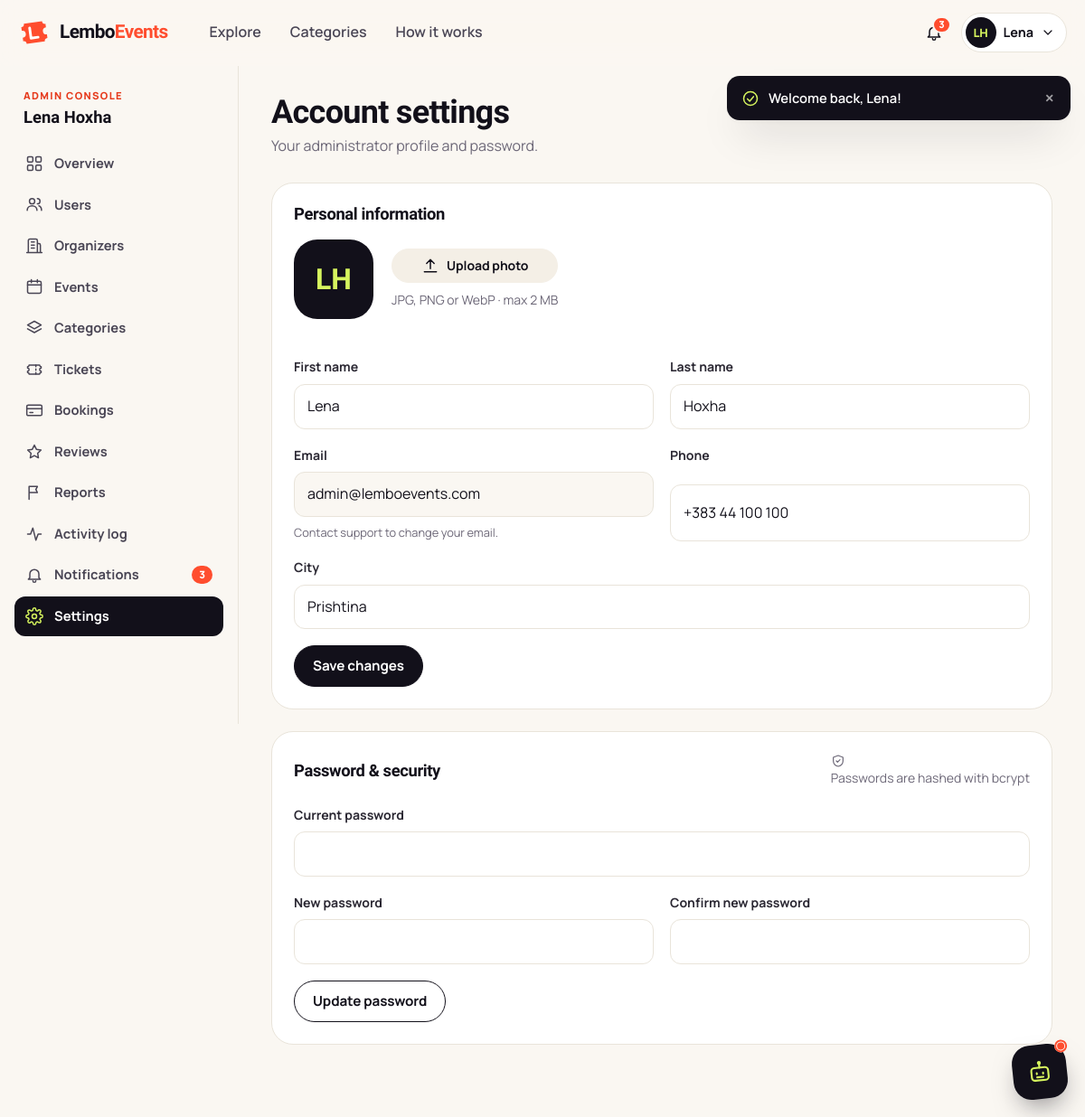
Screenshot of /admin/profile.php (signed in) with the database file from the repository.
### tables this page shows
CREATE TABLE users (
    id              INT UNSIGNED AUTO_INCREMENT PRIMARY KEY,
    role            ENUM('attendee','organizer','admin') NOT NULL DEFAULT 'attendee',
    first_name      VARCHAR(60)  NOT NULL,
    last_name       VARCHAR(60)  NOT NULL,
    email           VARCHAR(190) NOT NULL,
    password_hash   VARCHAR(255) NOT NULL,
    phone           VARCHAR(30)  NULL,
    city            VARCHAR(80)  NULL,
    avatar          VARCHAR(255) NULL,
    status          ENUM('active','suspended') NOT NULL DEFAULT 'active',
    suspended_reason VARCHAR(255) NULL,
    last_login_at   DATETIME NULL,
    created_at      DATETIME NOT NULL DEFAULT CURRENT_TIMESTAMP,
    updated_at      DATETIME NOT NULL DEFAULT CURRENT_TIMESTAMP ON UPDATE CURRENT_TIMESTAMP,
    UNIQUE KEY uq_users_email (email),
    KEY idx_users_role_status (role, status)
);

### includes/functions.php (called while the page is built, shortened)
<?php
function e($value): string
{
    return htmlspecialchars((string) ($value ?? ''), ENT_QUOTES | ENT_SUBSTITUTE, 'UTF-8');
}
function url(string $path = ''): string
{
    return BASE_URL . '/' . ltrim($path, '/');
}
function asset(string $path): string
{
    $file = ROOT_PATH . '/assets/' . ltrim($path, '/');
    $v = is_file($file) ? filemtime($file) : 1;
    return url('assets/' . ltrim($path, '/')) . '?v=' . $v;
}
function take_flashes(): array
{
    $f = $_SESSION['flash'] ?? [];
    return $f;
}
function initials(string $name): string
{
    $parts = preg_split('/\s+/', trim($name)) ?: [];
    $s = '';
    foreach (array_slice($parts, 0, 2) as $p) {
        $s .= mb_strtoupper(mb_substr($p, 0, 1));
    }
    return $s ?: '?';
}
function unread_notifications(int $userId): int
{
    return (int) db_value('SELECT COUNT(*) FROM notifications WHERE user_id = ? AND is_read = 0', [$userId]);
}

### includes/auth.php (called while the page is built, shortened)
<?php
function current_user(): ?array
{
    static $user = false;
    if ($user !== false) {
        return $user;
    }
    $id = (int) ($_SESSION['user_id'] ?? 0);
    $row = db_one('SELECT id, role, first_name, last_name, email, phone, city, avatar, status, created_at FROM users WHERE id = ?', [$id]);
    $row['name'] = $row['first_name'] . ' ' . $row['last_name'];
    return $user = $row;
}
function require_login(): array
{
    $u = current_user();
    if ($u) {
        return $u;
    }
}
function require_role(string ...$roles): array
{
    $u = require_login();
    return $u;
}

### config/database.php (called while the page is built, shortened)
<?php
function db(): PDO
{
    static $pdo = null;
    if ($pdo instanceof PDO) {
        return $pdo;
    }
    $dsn = sprintf('mysql:host=%s;port=%s;dbname=%s;charset=utf8mb4', DB_HOST, DB_PORT, DB_NAME);
    try {
        $pdo = new PDO($dsn, DB_USER, DB_PASS, [
            PDO::ATTR_ERRMODE            => PDO::ERRMODE_EXCEPTION,
            PDO::ATTR_DEFAULT_FETCH_MODE => PDO::FETCH_ASSOC,
            PDO::ATTR_EMULATE_PREPARES   => false,
            PDO::ATTR_STRINGIFY_FETCHES  => false,
        ]);
        $pdo->exec("SET time_zone = '" . (new DateTime())->format('P') . "'");
    } catch (PDOException $e) {
        error_log('[LemboEvents] DB connection failed: ' . $e->getMessage());
        http_response_code(503);
        $isApi = str_contains($_SERVER['SCRIPT_NAME'] ?? '', '/api/');
        if ($isApi) {
            header('Content-Type: application/json');
            echo json_encode(['ok' => false, 'error' => 'Database unavailable.']);
        } else {
            echo '<!doctype html><meta charset="utf-8"><title>Service unavailable</title>'
                . '<body style="font-family:system-ui;padding:3rem;max-width:40rem;margin:auto">'
                . '<h1>We\'ll be right back</h1><p>LemboEvents cannot reach its database. '
                . 'Make sure MySQL is running in XAMPP and that <code>database/schema.sql</code> has been imported.</p>';
        }
        exit;
    }
    return $pdo;
}
function db_one(string $sql, array $params = []): ?array
{
    $st = db()->prepare($sql);
    $st->execute($params);
    $row = $st->fetch();
    return $row === false ? null : $row;
}
function db_value(string $sql, array $params = [])
{
    $st = db()->prepare($sql);
    $st->execute($params);
    $v = $st->fetchColumn();
    return $v === false ? null : $v;
}

### includes/partials/account_forms.php (the view, shortened to what this page needs)
<section class="card mb-3" aria-labelledby="acctTitle">
    <div class="card-head"><h2 id="acctTitle">Personal information</h2></div>
    <form method="post" enctype="multipart/form-data" class="form-grid" data-validate data-loading>
        <div class="profile-head">
            <div class="profile-avatar">
                <?php if ($user['avatar']): ?><img src="<?= e(image_url($user['avatar'])) ?>" alt="Your avatar"><?php else: ?><?= e(initials($user['name'])) ?><?php endif; ?>
            </div>
            <div class="form-grid" style="gap:8px">
                <label class="btn btn-soft btn-sm" style="position:relative;overflow:hidden">
                    <?= icon('upload') ?> Upload photo
                </label>
                <span class="hint small muted">JPG, PNG or WebP · max 2 MB</span>
            </div>
        </div>
        <div class="form-row">
            <div class="field">
                <label for="first_name">First name</label>
                <input class="input" id="first_name" name="first_name" value="<?= e($user['first_name']) ?>" required minlength="2" maxlength="60">
            </div>
            <div class="field">
                <label for="last_name">Last name</label>
                <input class="input" id="last_name" name="last_name" value="<?= e($user['last_name']) ?>" required minlength="2" maxlength="60">
            </div>
        </div>
        <div class="form-row">
            <div class="field">
                <label for="email">Email</label>
                <input class="input" id="email" value="<?= e($user['email']) ?>" readonly aria-describedby="emailHint">
                <span class="hint" id="emailHint">Contact support to change your email.</span>
            </div>
            <div class="field">
                <label for="phone">Phone</label>
                <input class="input" id="phone" type="tel" name="phone" value="<?= e((string) $user['phone']) ?>" maxlength="30">
            </div>
        </div>
        <div class="field">
            <label for="city">City</label>
            <input class="input" id="city" name="city" value="<?= e((string) $user['city']) ?>" maxlength="80" list="cityList">
        </div>
        <div><button type="submit" class="btn btn-dark">Save changes</button></div>
    </form>
</section>
<section class="card" aria-labelledby="pwTitle">
    <div class="card-head"><h2 id="pwTitle">Password &amp; security</h2><span class="small muted"><?= icon('shield', 'icon-sm') ?> Passwords are hashed with bcrypt</span></div>
    <form method="post" class="form-grid" data-validate data-loading autocomplete="off">
        <div class="field">
            <label for="current_password">Current password</label>
            <input class="input" id="current_password" type="password" name="current_password" required autocomplete="current-password" maxlength="72">
        </div>
        <div class="form-row">
            <div class="field">
                <label for="new_password">New password</label>
                <input class="input" id="new_password" type="password" name="password" required minlength="8" maxlength="72" autocomplete="new-password" data-password>
            </div>
            <div class="field">
                <label for="password_confirm">Confirm new password</label>
                <input class="input" id="password_confirm" type="password" name="password_confirm" required maxlength="72" autocomplete="new-password" data-match="new_password">
            </div>
        </div>
        <div><button type="submit" class="btn btn-outline">Update password</button></div>
    </form>
</section>

### includes/header.php (shortened to what this page needs)
<?php
$user = current_user();
$bodyClass ??= '';
$activeNav ??= '';
$layout ??= 'public';
$unread = $user ? unread_notifications((int) $user['id']) : 0;
$flashes = take_flashes();
?><!doctype html>
<html lang="en">
<head>
    <link rel="stylesheet" href="<?= e(asset('css/app.css')) ?>">
    <?php if ($layout === 'dashboard'): ?><link rel="stylesheet" href="<?= e(asset('css/dashboard.css')) ?>"><?php endif; ?>
    <link rel="stylesheet" href="<?= e(asset('css/chatbot.css')) ?>">
</head>
<body class="<?= e(trim($bodyClass . ' layout-' . $layout)) ?>">
<header class="site-header" id="siteHeader">
    <div class="container nav-inner">
        <a class="brand" href="<?= e(url('index.php')) ?>" aria-label="LemboEvents home">
            <span class="brand-mark" aria-hidden="true">
                <svg viewBox="0 0 32 32"><path d="M4 9a3 3 0 0 0 3-3h18a3 3 0 0 0 3 3v3.5a3.5 3.5 0 0 0 0 7V23a3 3 0 0 0-3 3H7a3 3 0 0 0-3-3v-3.5a3.5 3.5 0 0 0 0-7z" fill="currentColor"/><path d="M12 11v10h7" fill="none" stroke="#fff" stroke-width="2.6" stroke-linecap="round" stroke-linejoin="round"/></svg>
            </span>
            <span class="brand-name">Lembo<span>Events</span></span>
        </a>
        <nav class="nav-links" aria-label="Primary">
            <a href="<?= e(url('events.php')) ?>" class="<?= $activeNav === 'events' ? 'active' : '' ?>">Explore</a>
            <a href="<?= e(url('index.php#categories')) ?>">Categories</a>
            <a href="<?= e(url('index.php#how-it-works')) ?>">How it works</a>
        </nav>
        <div class="nav-actions">
            <?php if ($user): ?>
                <div class="dropdown" data-dropdown>
                    <button class="icon-btn notif-btn" type="button" aria-label="Notifications" aria-haspopup="true" aria-expanded="false" data-dropdown-toggle data-notif-toggle>
                        <?= icon('bell') ?>
                        <span class="notif-count<?= $unread ? '' : ' is-hidden' ?>" data-notif-count><?= $unread > 99 ? '99+' : (int) $unread ?></span>
                    </button>
                </div>
                <div class="dropdown user-dropdown" data-dropdown>
                    <button class="avatar-btn" type="button" aria-haspopup="true" aria-expanded="false" data-dropdown-toggle aria-label="Account menu">
                        <?php if ($user['avatar']): ?>
                            <img src="<?= e(image_url($user['avatar'])) ?>" alt="" width="36" height="36">
                        <?php else: ?>
                            <span class="avatar-initials"><?= e(initials($user['name'])) ?></span>
                        <?php endif; ?>
                        <span class="avatar-name"><?= e($user['first_name']) ?></span>
                        <?= icon('chevron-down', 'icon-sm') ?>
                    </button>
                </div>
            <?php else: ?>
                <a class="btn btn-ghost btn-sm hide-sm" href="<?= e(url('login.php')) ?>">Log in</a>
                <a class="btn btn-primary btn-sm hide-sm" href="<?= e(url('register.php')) ?>">Sign up</a>
            <?php endif; ?>
        </div>
    </div>
</header>
<div class="toast-stack" id="toastStack" aria-live="polite" aria-atomic="false">
    <?php foreach ($flashes as $f): ?>
        <div class="toast toast-<?= e($f['type']) ?>" data-autodismiss role="status">
            <?= icon($f['type'] === 'success' ? 'check-circle' : ($f['type'] === 'error' ? 'x-circle' : 'info')) ?>
            <span><?= e($f['message']) ?></span>
            <button type="button" class="toast-close" aria-label="Dismiss">&times;</button>
        </div>
    <?php endforeach; ?>
</div>
<?php if ($layout === 'dashboard'): ?>
    <?php require __DIR__ . '/partials/dashboard_nav.php'; ?>
<?php else: ?>
<main id="main" class="site-main">
<?php endif; ?>

### includes/partials/dashboard_nav.php (shortened to what this page needs)
<?php
$dashActive ??= '';
$role = $user['role'] ?? 'attendee';
$navItems = match ($role) {
    'admin' => [
        ['dashboard', 'admin/dashboard.php', 'grid', 'Overview'],
        ['users', 'admin/users.php', 'users', 'Users'],
        ['organizers', 'admin/organizers.php', 'building', 'Organizers'],
        ['events', 'admin/events.php', 'calendar', 'Events'],
        ['categories', 'admin/categories.php', 'layers', 'Categories'],
        ['tickets', 'admin/tickets.php', 'ticket', 'Tickets'],
        ['bookings', 'admin/bookings.php', 'card', 'Bookings'],
        ['reviews', 'admin/reviews.php', 'star', 'Reviews'],
        ['reports', 'admin/reports.php', 'flag', 'Reports'],
        ['activity', 'admin/activity.php', 'activity', 'Activity log'],
        ['notifications', 'admin/notifications.php', 'bell', 'Notifications'],
        ['profile', 'admin/profile.php', 'settings', 'Settings'],
    ],
    'organizer' => [
        ['dashboard', 'organizer/dashboard.php', 'grid', 'Overview'],
        ['events', 'organizer/events.php', 'calendar', 'Events'],
        ['tickets', 'organizer/tickets.php', 'ticket', 'Ticket types'],
        ['attendees', 'organizer/attendees.php', 'users', 'Attendees'],
        ['check-in', 'organizer/check-in.php', 'scan', 'Check-in'],
        ['analytics', 'organizer/analytics.php', 'chart', 'Analytics'],
        ['reviews', 'organizer/reviews.php', 'star', 'Reviews'],
        ['notifications', 'organizer/notifications.php', 'bell', 'Notifications'],
        ['profile', 'organizer/profile.php', 'settings', 'Organization'],
    ],
    default => [
        ['dashboard', 'attendee/dashboard.php', 'grid', 'Overview'],
        ['tickets', 'attendee/tickets.php', 'ticket', 'My tickets'],
        ['bookings', 'attendee/bookings.php', 'calendar', 'My events'],
        ['favorites', 'attendee/favorites.php', 'heart', 'Favorites'],
        ['notifications', 'attendee/notifications.php', 'bell', 'Notifications'],
        ['profile', 'attendee/profile.php', 'settings', 'Profile'],
    ],
};
$sideTitle = match ($role) { 'admin' => 'Admin console', 'organizer' => 'Organizer studio', default => 'My LemboEvents' };
$org = $role === 'organizer' ? current_organizer() : null;
?>
<div class="dash">
    <aside class="dash-side" aria-label="Dashboard navigation">
        <div class="dash-side-head">
            <span class="dash-eyebrow"><?= e($sideTitle) ?></span>
            <strong><?= e($org['organization_name'] ?? $user['name']) ?></strong>
        </div>
        <nav class="dash-nav">
            <?php foreach ($navItems as [$key, $href, $ic, $label]): ?>
                <a href="<?= e(url($href)) ?>" class="<?= $dashActive === $key ? 'active' : '' ?>"<?= $dashActive === $key ? ' aria-current="page"' : '' ?>>
                    <?= icon($ic) ?><span><?= e($label) ?></span>
                    <?php if ($key === 'notifications' && !empty($unread)): ?><span class="count-pill"><?= (int) $unread ?></span><?php endif; ?>
                </a>
            <?php endforeach; ?>
        </nav>
    </aside>
    <main id="main" class="dash-main">
        <div class="dash-content">

### assets/css/dashboard.css (style rules this page uses)
body.layout-dashboard { background: var(--paper); }
.dash { flex: 1; display: grid; grid-template-columns: 264px minmax(0, 1fr); width: 100%; max-width: 1480px; margin: 0 auto; }
.dash-side { position: sticky; top: var(--header-h); align-self: start; height: calc(100vh - var(--header-h)); padding: 24px 16px; border-right: 1px solid var(--line); display: flex; flex-direction: column; gap: 18px; overflow-y: auto; }
.dash-side-head { padding: 0 10px; display: grid; gap: 4px; }
.dash-eyebrow { font-size: .7rem; font-weight: 800; text-transform: uppercase; letter-spacing: .12em; color: var(--flame-600); }
.dash-side-head strong { font-family: var(--font-display); font-size: 1.15rem; line-height: 1.2; }
.dash-nav { display: grid; gap: 2px; }
.dash-nav a { display: flex; align-items: center; gap: 12px; padding: 10px 12px; border-radius: 12px; font-weight: 700; font-size: .92rem; color: var(--ink-3); transition: background .15s, color .15s; }
.dash-nav a.active { background: var(--ink); color: #fff; }
.dash-nav .count-pill { margin-left: auto; }
.dash-main { min-width: 0; }
.dash-content { padding: 32px 36px 80px; }
.profile-head { display: flex; gap: 20px; align-items: center; margin-bottom: 24px; flex-wrap: wrap; }
.profile-avatar { width: 88px; height: 88px; border-radius: 26px; overflow: hidden; background: var(--ink); color: var(--lime); display: grid; place-items: center; font-family: var(--font-display); font-weight: 800; font-size: 2rem; flex-shrink: 0; }

### rows the page displays
users: first_name "Lena", role "ADMIN CONSOLE", last_name "Hoxha", email "admin@lemboevents.com", phone "+383 44 100 100", city "Prishtina"

### other values shown
$unread "3"
initials($user['name']) "LH"
$f['message'] "Welcome back, Lena!"
$org['organization_name'] "Lena Hoxha"
$label "Overview"
$label "Users"
$label "Organizers"
$label "Events"
$label "Categories"
$label "Tickets"
$label "Bookings"
$label "Reviews"
$label "Reports"
$label "Activity log"
$label "Notifications"
